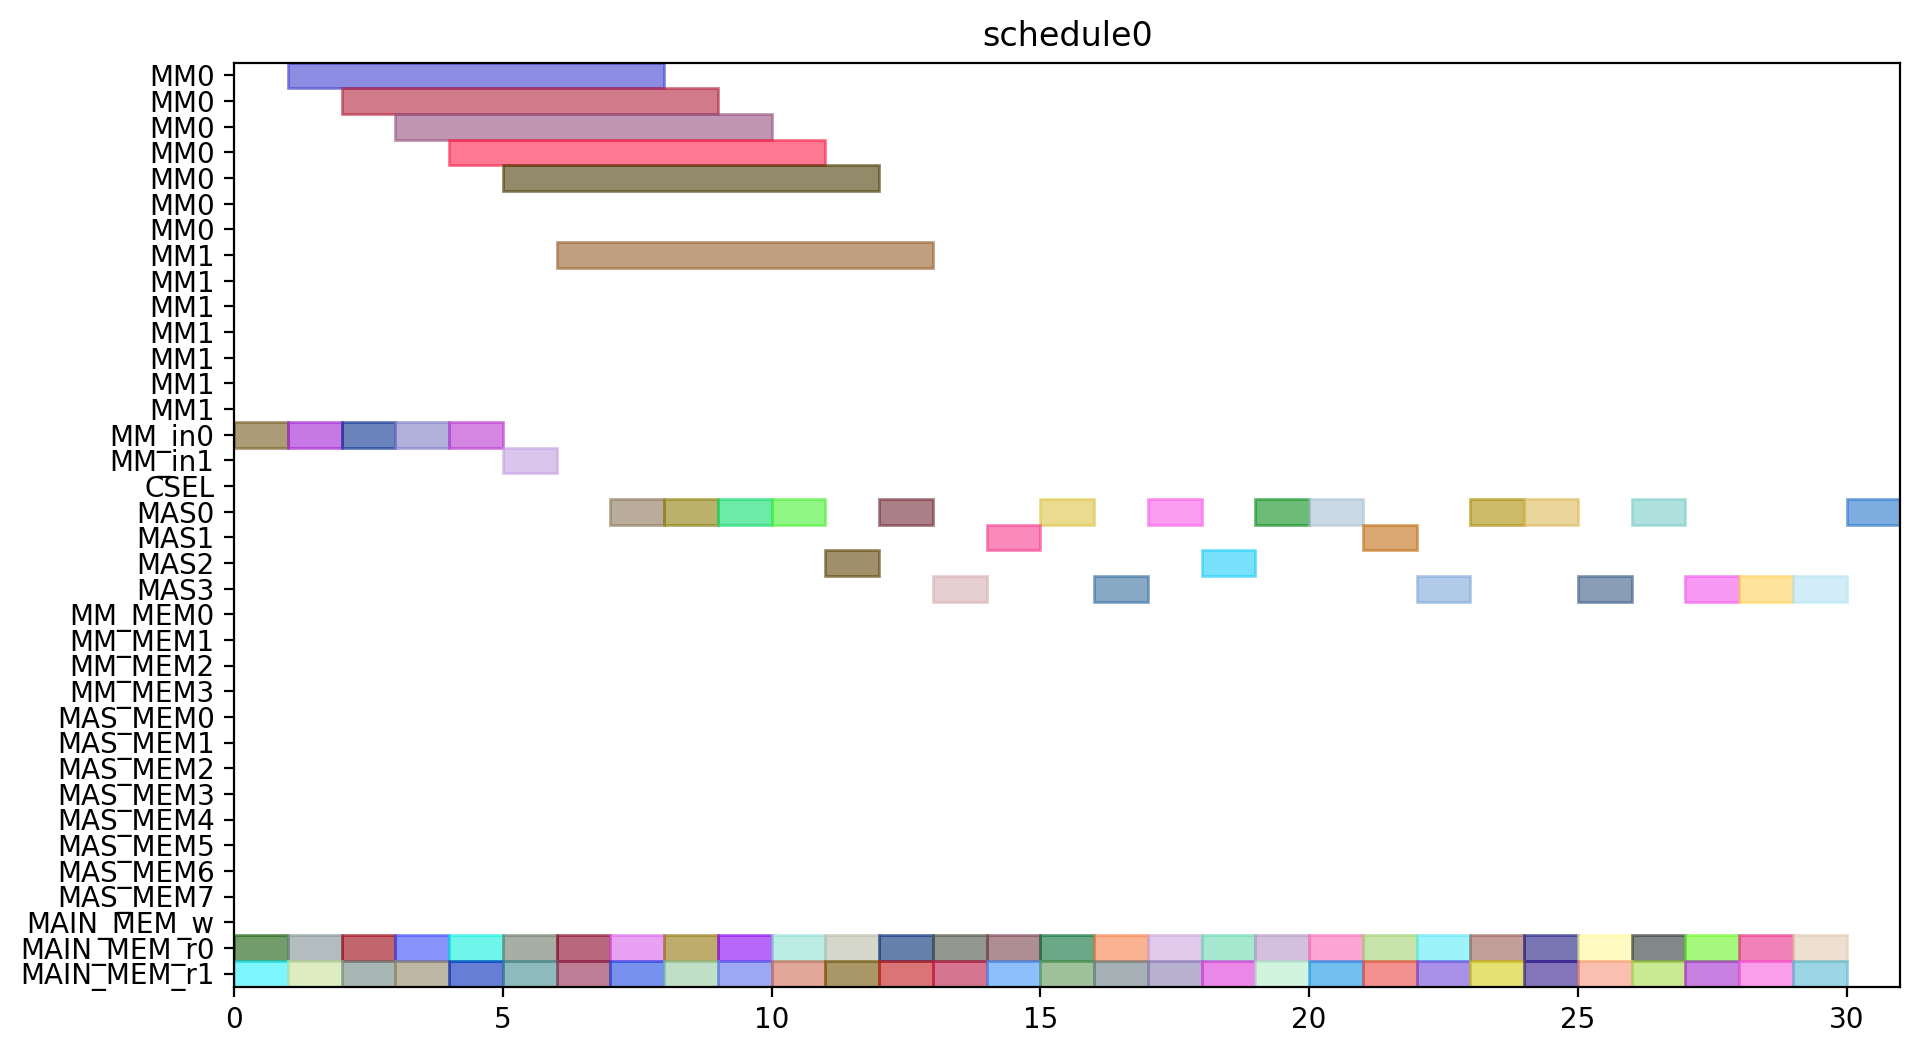

Here is the Python script that generated this plot:
from pyschedule import Scenario, solvers, plotters, alt


def solve():
	horizon = 120
	S = Scenario("schedule0", horizon=horizon)

	# resource
	MM = S.Resources('MM', num=2, size=7)
	MM_in = S.Resources('MM_in', num=2)
	CSEL = S.Resource('CSEL')
	MAS = S.Resources('MAS', num=4, size=1, periods=range(1, horizon))
	MM_MEM = S.Resources('MM_MEM', num=4)
	MAS_MEM = S.Resources('MAS_MEM', num=8)
	MAIN_MEM_w = S.Resource('MAIN_MEM_w', size=1)
	MAIN_MEM_r = S.Resources('MAIN_MEM_r', num=2)

	# result of previous scheduling

	# new tasks
	c_t0_a1_0 = S.Task('c_t0_a1_0', length=1, delay_cost=1)
	c_t0_a1_0 += alt(MAS)
	c_t0_a1_0_mem0 = S.Task('c_t0_a1_0_mem0', length=1, delay_cost=1)
	c_t0_a1_0_mem0 += MAIN_MEM_r[0]
	S += c_t0_a1_0_mem0 <= c_t0_a1_0

	c_t0_a1_0_mem1 = S.Task('c_t0_a1_0_mem1', length=1, delay_cost=1)
	c_t0_a1_0_mem1 += MAIN_MEM_r[1]
	S += c_t0_a1_0_mem1 <= c_t0_a1_0

	c_t0_a1_1 = S.Task('c_t0_a1_1', length=1, delay_cost=1)
	c_t0_a1_1 += alt(MAS)
	c_t0_a1_1_mem0 = S.Task('c_t0_a1_1_mem0', length=1, delay_cost=1)
	c_t0_a1_1_mem0 += MAIN_MEM_r[0]
	S += c_t0_a1_1_mem0 <= c_t0_a1_1

	c_t0_a1_1_mem1 = S.Task('c_t0_a1_1_mem1', length=1, delay_cost=1)
	c_t0_a1_1_mem1 += MAIN_MEM_r[1]
	S += c_t0_a1_1_mem1 <= c_t0_a1_1

	c_t0_t10 = S.Task('c_t0_t10', length=1, delay_cost=1)
	c_t0_t10 += alt(MAS)
	c_t0_t10_mem0 = S.Task('c_t0_t10_mem0', length=1, delay_cost=1)
	c_t0_t10_mem0 += MAIN_MEM_r[0]
	S += c_t0_t10_mem0 <= c_t0_t10

	c_t0_t10_mem1 = S.Task('c_t0_t10_mem1', length=1, delay_cost=1)
	c_t0_t10_mem1 += MAIN_MEM_r[1]
	S += c_t0_t10_mem1 <= c_t0_t10

	c_t0_t11 = S.Task('c_t0_t11', length=1, delay_cost=1)
	c_t0_t11 += alt(MAS)
	c_t0_t11_mem0 = S.Task('c_t0_t11_mem0', length=1, delay_cost=1)
	c_t0_t11_mem0 += MAIN_MEM_r[0]
	S += c_t0_t11_mem0 <= c_t0_t11

	c_t0_t11_mem1 = S.Task('c_t0_t11_mem1', length=1, delay_cost=1)
	c_t0_t11_mem1 += MAIN_MEM_r[1]
	S += c_t0_t11_mem1 <= c_t0_t11

	c_t0_t3_t0 = S.Task('c_t0_t3_t0', length=7, delay_cost=1)
	c_t0_t3_t0 += alt(MM)
	c_t0_t3_t0_in = S.Task('c_t0_t3_t0_in', length=1, delay_cost=1)
	c_t0_t3_t0_in += alt(MM_in)
	S += c_t0_t3_t0_in*MM_in[0]<=c_t0_t3_t0*MM[0]
	S += c_t0_t3_t0_in*MM_in[1]<=c_t0_t3_t0*MM[1]
	c_t0_t3_t0_mem0 = S.Task('c_t0_t3_t0_mem0', length=1, delay_cost=1)
	c_t0_t3_t0_mem0 += MAIN_MEM_r[0]
	S += c_t0_t3_t0_mem0 <= c_t0_t3_t0

	c_t0_t3_t0_mem1 = S.Task('c_t0_t3_t0_mem1', length=1, delay_cost=1)
	c_t0_t3_t0_mem1 += MAIN_MEM_r[1]
	S += c_t0_t3_t0_mem1 <= c_t0_t3_t0

	c_t0_t3_t1 = S.Task('c_t0_t3_t1', length=7, delay_cost=1)
	c_t0_t3_t1 += alt(MM)
	c_t0_t3_t1_in = S.Task('c_t0_t3_t1_in', length=1, delay_cost=1)
	c_t0_t3_t1_in += alt(MM_in)
	S += c_t0_t3_t1_in*MM_in[0]<=c_t0_t3_t1*MM[0]
	S += c_t0_t3_t1_in*MM_in[1]<=c_t0_t3_t1*MM[1]
	c_t0_t3_t1_mem0 = S.Task('c_t0_t3_t1_mem0', length=1, delay_cost=1)
	c_t0_t3_t1_mem0 += MAIN_MEM_r[0]
	S += c_t0_t3_t1_mem0 <= c_t0_t3_t1

	c_t0_t3_t1_mem1 = S.Task('c_t0_t3_t1_mem1', length=1, delay_cost=1)
	c_t0_t3_t1_mem1 += MAIN_MEM_r[1]
	S += c_t0_t3_t1_mem1 <= c_t0_t3_t1

	c_t0_t3_t2 = S.Task('c_t0_t3_t2', length=1, delay_cost=1)
	c_t0_t3_t2 += alt(MAS)
	c_t0_t3_t2_mem0 = S.Task('c_t0_t3_t2_mem0', length=1, delay_cost=1)
	c_t0_t3_t2_mem0 += MAIN_MEM_r[0]
	S += c_t0_t3_t2_mem0 <= c_t0_t3_t2

	c_t0_t3_t2_mem1 = S.Task('c_t0_t3_t2_mem1', length=1, delay_cost=1)
	c_t0_t3_t2_mem1 += MAIN_MEM_r[1]
	S += c_t0_t3_t2_mem1 <= c_t0_t3_t2

	c_t0_t3_t3 = S.Task('c_t0_t3_t3', length=1, delay_cost=1)
	c_t0_t3_t3 += alt(MAS)
	c_t0_t3_t3_mem0 = S.Task('c_t0_t3_t3_mem0', length=1, delay_cost=1)
	c_t0_t3_t3_mem0 += MAIN_MEM_r[0]
	S += c_t0_t3_t3_mem0 <= c_t0_t3_t3

	c_t0_t3_t3_mem1 = S.Task('c_t0_t3_t3_mem1', length=1, delay_cost=1)
	c_t0_t3_t3_mem1 += MAIN_MEM_r[1]
	S += c_t0_t3_t3_mem1 <= c_t0_t3_t3

	c_t1_a1_0 = S.Task('c_t1_a1_0', length=1, delay_cost=1)
	c_t1_a1_0 += alt(MAS)
	c_t1_a1_0_mem0 = S.Task('c_t1_a1_0_mem0', length=1, delay_cost=1)
	c_t1_a1_0_mem0 += MAIN_MEM_r[0]
	S += c_t1_a1_0_mem0 <= c_t1_a1_0

	c_t1_a1_0_mem1 = S.Task('c_t1_a1_0_mem1', length=1, delay_cost=1)
	c_t1_a1_0_mem1 += MAIN_MEM_r[1]
	S += c_t1_a1_0_mem1 <= c_t1_a1_0

	c_t1_a1_1 = S.Task('c_t1_a1_1', length=1, delay_cost=1)
	c_t1_a1_1 += alt(MAS)
	c_t1_a1_1_mem0 = S.Task('c_t1_a1_1_mem0', length=1, delay_cost=1)
	c_t1_a1_1_mem0 += MAIN_MEM_r[0]
	S += c_t1_a1_1_mem0 <= c_t1_a1_1

	c_t1_a1_1_mem1 = S.Task('c_t1_a1_1_mem1', length=1, delay_cost=1)
	c_t1_a1_1_mem1 += MAIN_MEM_r[1]
	S += c_t1_a1_1_mem1 <= c_t1_a1_1

	c_t1_t10 = S.Task('c_t1_t10', length=1, delay_cost=1)
	c_t1_t10 += alt(MAS)
	c_t1_t10_mem0 = S.Task('c_t1_t10_mem0', length=1, delay_cost=1)
	c_t1_t10_mem0 += MAIN_MEM_r[0]
	S += c_t1_t10_mem0 <= c_t1_t10

	c_t1_t10_mem1 = S.Task('c_t1_t10_mem1', length=1, delay_cost=1)
	c_t1_t10_mem1 += MAIN_MEM_r[1]
	S += c_t1_t10_mem1 <= c_t1_t10

	c_t1_t11 = S.Task('c_t1_t11', length=1, delay_cost=1)
	c_t1_t11 += alt(MAS)
	c_t1_t11_mem0 = S.Task('c_t1_t11_mem0', length=1, delay_cost=1)
	c_t1_t11_mem0 += MAIN_MEM_r[0]
	S += c_t1_t11_mem0 <= c_t1_t11

	c_t1_t11_mem1 = S.Task('c_t1_t11_mem1', length=1, delay_cost=1)
	c_t1_t11_mem1 += MAIN_MEM_r[1]
	S += c_t1_t11_mem1 <= c_t1_t11

	c_t1_t3_t0 = S.Task('c_t1_t3_t0', length=7, delay_cost=1)
	c_t1_t3_t0 += alt(MM)
	c_t1_t3_t0_in = S.Task('c_t1_t3_t0_in', length=1, delay_cost=1)
	c_t1_t3_t0_in += alt(MM_in)
	S += c_t1_t3_t0_in*MM_in[0]<=c_t1_t3_t0*MM[0]
	S += c_t1_t3_t0_in*MM_in[1]<=c_t1_t3_t0*MM[1]
	c_t1_t3_t0_mem0 = S.Task('c_t1_t3_t0_mem0', length=1, delay_cost=1)
	c_t1_t3_t0_mem0 += MAIN_MEM_r[0]
	S += c_t1_t3_t0_mem0 <= c_t1_t3_t0

	c_t1_t3_t0_mem1 = S.Task('c_t1_t3_t0_mem1', length=1, delay_cost=1)
	c_t1_t3_t0_mem1 += MAIN_MEM_r[1]
	S += c_t1_t3_t0_mem1 <= c_t1_t3_t0

	c_t1_t3_t1 = S.Task('c_t1_t3_t1', length=7, delay_cost=1)
	c_t1_t3_t1 += alt(MM)
	c_t1_t3_t1_in = S.Task('c_t1_t3_t1_in', length=1, delay_cost=1)
	c_t1_t3_t1_in += alt(MM_in)
	S += c_t1_t3_t1_in*MM_in[0]<=c_t1_t3_t1*MM[0]
	S += c_t1_t3_t1_in*MM_in[1]<=c_t1_t3_t1*MM[1]
	c_t1_t3_t1_mem0 = S.Task('c_t1_t3_t1_mem0', length=1, delay_cost=1)
	c_t1_t3_t1_mem0 += MAIN_MEM_r[0]
	S += c_t1_t3_t1_mem0 <= c_t1_t3_t1

	c_t1_t3_t1_mem1 = S.Task('c_t1_t3_t1_mem1', length=1, delay_cost=1)
	c_t1_t3_t1_mem1 += MAIN_MEM_r[1]
	S += c_t1_t3_t1_mem1 <= c_t1_t3_t1

	c_t1_t3_t2 = S.Task('c_t1_t3_t2', length=1, delay_cost=1)
	c_t1_t3_t2 += alt(MAS)
	c_t1_t3_t2_mem0 = S.Task('c_t1_t3_t2_mem0', length=1, delay_cost=1)
	c_t1_t3_t2_mem0 += MAIN_MEM_r[0]
	S += c_t1_t3_t2_mem0 <= c_t1_t3_t2

	c_t1_t3_t2_mem1 = S.Task('c_t1_t3_t2_mem1', length=1, delay_cost=1)
	c_t1_t3_t2_mem1 += MAIN_MEM_r[1]
	S += c_t1_t3_t2_mem1 <= c_t1_t3_t2

	c_t1_t3_t3 = S.Task('c_t1_t3_t3', length=1, delay_cost=1)
	c_t1_t3_t3 += alt(MAS)
	c_t1_t3_t3_mem0 = S.Task('c_t1_t3_t3_mem0', length=1, delay_cost=1)
	c_t1_t3_t3_mem0 += MAIN_MEM_r[0]
	S += c_t1_t3_t3_mem0 <= c_t1_t3_t3

	c_t1_t3_t3_mem1 = S.Task('c_t1_t3_t3_mem1', length=1, delay_cost=1)
	c_t1_t3_t3_mem1 += MAIN_MEM_r[1]
	S += c_t1_t3_t3_mem1 <= c_t1_t3_t3

	c_t2_a1_0 = S.Task('c_t2_a1_0', length=1, delay_cost=1)
	c_t2_a1_0 += alt(MAS)
	c_t2_a1_0_mem0 = S.Task('c_t2_a1_0_mem0', length=1, delay_cost=1)
	c_t2_a1_0_mem0 += MAIN_MEM_r[0]
	S += c_t2_a1_0_mem0 <= c_t2_a1_0

	c_t2_a1_0_mem1 = S.Task('c_t2_a1_0_mem1', length=1, delay_cost=1)
	c_t2_a1_0_mem1 += MAIN_MEM_r[1]
	S += c_t2_a1_0_mem1 <= c_t2_a1_0

	c_t2_a1_1 = S.Task('c_t2_a1_1', length=1, delay_cost=1)
	c_t2_a1_1 += alt(MAS)
	c_t2_a1_1_mem0 = S.Task('c_t2_a1_1_mem0', length=1, delay_cost=1)
	c_t2_a1_1_mem0 += MAIN_MEM_r[0]
	S += c_t2_a1_1_mem0 <= c_t2_a1_1

	c_t2_a1_1_mem1 = S.Task('c_t2_a1_1_mem1', length=1, delay_cost=1)
	c_t2_a1_1_mem1 += MAIN_MEM_r[1]
	S += c_t2_a1_1_mem1 <= c_t2_a1_1

	c_t2_t10 = S.Task('c_t2_t10', length=1, delay_cost=1)
	c_t2_t10 += alt(MAS)
	c_t2_t10_mem0 = S.Task('c_t2_t10_mem0', length=1, delay_cost=1)
	c_t2_t10_mem0 += MAIN_MEM_r[0]
	S += c_t2_t10_mem0 <= c_t2_t10

	c_t2_t10_mem1 = S.Task('c_t2_t10_mem1', length=1, delay_cost=1)
	c_t2_t10_mem1 += MAIN_MEM_r[1]
	S += c_t2_t10_mem1 <= c_t2_t10

	c_t2_t11 = S.Task('c_t2_t11', length=1, delay_cost=1)
	c_t2_t11 += alt(MAS)
	c_t2_t11_mem0 = S.Task('c_t2_t11_mem0', length=1, delay_cost=1)
	c_t2_t11_mem0 += MAIN_MEM_r[0]
	S += c_t2_t11_mem0 <= c_t2_t11

	c_t2_t11_mem1 = S.Task('c_t2_t11_mem1', length=1, delay_cost=1)
	c_t2_t11_mem1 += MAIN_MEM_r[1]
	S += c_t2_t11_mem1 <= c_t2_t11

	c_t2_t3_t0 = S.Task('c_t2_t3_t0', length=7, delay_cost=1)
	c_t2_t3_t0 += alt(MM)
	c_t2_t3_t0_in = S.Task('c_t2_t3_t0_in', length=1, delay_cost=1)
	c_t2_t3_t0_in += alt(MM_in)
	S += c_t2_t3_t0_in*MM_in[0]<=c_t2_t3_t0*MM[0]
	S += c_t2_t3_t0_in*MM_in[1]<=c_t2_t3_t0*MM[1]
	c_t2_t3_t0_mem0 = S.Task('c_t2_t3_t0_mem0', length=1, delay_cost=1)
	c_t2_t3_t0_mem0 += MAIN_MEM_r[0]
	S += c_t2_t3_t0_mem0 <= c_t2_t3_t0

	c_t2_t3_t0_mem1 = S.Task('c_t2_t3_t0_mem1', length=1, delay_cost=1)
	c_t2_t3_t0_mem1 += MAIN_MEM_r[1]
	S += c_t2_t3_t0_mem1 <= c_t2_t3_t0

	c_t2_t3_t1 = S.Task('c_t2_t3_t1', length=7, delay_cost=1)
	c_t2_t3_t1 += alt(MM)
	c_t2_t3_t1_in = S.Task('c_t2_t3_t1_in', length=1, delay_cost=1)
	c_t2_t3_t1_in += alt(MM_in)
	S += c_t2_t3_t1_in*MM_in[0]<=c_t2_t3_t1*MM[0]
	S += c_t2_t3_t1_in*MM_in[1]<=c_t2_t3_t1*MM[1]
	c_t2_t3_t1_mem0 = S.Task('c_t2_t3_t1_mem0', length=1, delay_cost=1)
	c_t2_t3_t1_mem0 += MAIN_MEM_r[0]
	S += c_t2_t3_t1_mem0 <= c_t2_t3_t1

	c_t2_t3_t1_mem1 = S.Task('c_t2_t3_t1_mem1', length=1, delay_cost=1)
	c_t2_t3_t1_mem1 += MAIN_MEM_r[1]
	S += c_t2_t3_t1_mem1 <= c_t2_t3_t1

	c_t2_t3_t2 = S.Task('c_t2_t3_t2', length=1, delay_cost=1)
	c_t2_t3_t2 += alt(MAS)
	c_t2_t3_t2_mem0 = S.Task('c_t2_t3_t2_mem0', length=1, delay_cost=1)
	c_t2_t3_t2_mem0 += MAIN_MEM_r[0]
	S += c_t2_t3_t2_mem0 <= c_t2_t3_t2

	c_t2_t3_t2_mem1 = S.Task('c_t2_t3_t2_mem1', length=1, delay_cost=1)
	c_t2_t3_t2_mem1 += MAIN_MEM_r[1]
	S += c_t2_t3_t2_mem1 <= c_t2_t3_t2

	c_t2_t3_t3 = S.Task('c_t2_t3_t3', length=1, delay_cost=1)
	c_t2_t3_t3 += alt(MAS)
	c_t2_t3_t3_mem0 = S.Task('c_t2_t3_t3_mem0', length=1, delay_cost=1)
	c_t2_t3_t3_mem0 += MAIN_MEM_r[0]
	S += c_t2_t3_t3_mem0 <= c_t2_t3_t3

	c_t2_t3_t3_mem1 = S.Task('c_t2_t3_t3_mem1', length=1, delay_cost=1)
	c_t2_t3_t3_mem1 += MAIN_MEM_r[1]
	S += c_t2_t3_t3_mem1 <= c_t2_t3_t3

	c_t3000 = S.Task('c_t3000', length=1, delay_cost=1)
	c_t3000 += alt(MAS)
	c_t3000_mem0 = S.Task('c_t3000_mem0', length=1, delay_cost=1)
	c_t3000_mem0 += MAIN_MEM_r[0]
	S += c_t3000_mem0 <= c_t3000

	c_t3000_mem1 = S.Task('c_t3000_mem1', length=1, delay_cost=1)
	c_t3000_mem1 += MAIN_MEM_r[1]
	S += c_t3000_mem1 <= c_t3000

	c_t3001 = S.Task('c_t3001', length=1, delay_cost=1)
	c_t3001 += alt(MAS)
	c_t3001_mem0 = S.Task('c_t3001_mem0', length=1, delay_cost=1)
	c_t3001_mem0 += MAIN_MEM_r[0]
	S += c_t3001_mem0 <= c_t3001

	c_t3001_mem1 = S.Task('c_t3001_mem1', length=1, delay_cost=1)
	c_t3001_mem1 += MAIN_MEM_r[1]
	S += c_t3001_mem1 <= c_t3001

	c_t3010 = S.Task('c_t3010', length=1, delay_cost=1)
	c_t3010 += alt(MAS)
	c_t3010_mem0 = S.Task('c_t3010_mem0', length=1, delay_cost=1)
	c_t3010_mem0 += MAIN_MEM_r[0]
	S += c_t3010_mem0 <= c_t3010

	c_t3010_mem1 = S.Task('c_t3010_mem1', length=1, delay_cost=1)
	c_t3010_mem1 += MAIN_MEM_r[1]
	S += c_t3010_mem1 <= c_t3010

	c_t3011 = S.Task('c_t3011', length=1, delay_cost=1)
	c_t3011 += alt(MAS)
	c_t3011_mem0 = S.Task('c_t3011_mem0', length=1, delay_cost=1)
	c_t3011_mem0 += MAIN_MEM_r[0]
	S += c_t3011_mem0 <= c_t3011

	c_t3011_mem1 = S.Task('c_t3011_mem1', length=1, delay_cost=1)
	c_t3011_mem1 += MAIN_MEM_r[1]
	S += c_t3011_mem1 <= c_t3011

	c_t4000 = S.Task('c_t4000', length=1, delay_cost=1)
	c_t4000 += alt(MAS)
	c_t4000_mem0 = S.Task('c_t4000_mem0', length=1, delay_cost=1)
	c_t4000_mem0 += MAIN_MEM_r[0]
	S += c_t4000_mem0 <= c_t4000

	c_t4000_mem1 = S.Task('c_t4000_mem1', length=1, delay_cost=1)
	c_t4000_mem1 += MAIN_MEM_r[1]
	S += c_t4000_mem1 <= c_t4000

	c_t4001 = S.Task('c_t4001', length=1, delay_cost=1)
	c_t4001 += alt(MAS)
	c_t4001_mem0 = S.Task('c_t4001_mem0', length=1, delay_cost=1)
	c_t4001_mem0 += MAIN_MEM_r[0]
	S += c_t4001_mem0 <= c_t4001

	c_t4001_mem1 = S.Task('c_t4001_mem1', length=1, delay_cost=1)
	c_t4001_mem1 += MAIN_MEM_r[1]
	S += c_t4001_mem1 <= c_t4001

	solvers.mip.solve(S,msg=1,kind='CPLEX',ratio_gap=1.01)

	solution = [['hoge']*len(S.solution()[1]) for i in range(len(S.solution()))]
	for i in range(len(S.solution())):
		for j in range(len(S.solution()[i])):
			solution[i][j]=str(S.solution()[i][j])
	print(solution)

	cycles = int(solution[-1][3])

	pic_file_name = "/home/mfukuda/ABE/multiRAM_multiMAS_16mux/scheduling_result/stage7MM2_stage1MAS4/SQR/schedule0.png"
	if(S.solution() != []):
		plotters.matplotlib.plot(S,img_filename=pic_file_name, show_task_labels=False, fig_size=(cycles*0.25+3, 6))

	return solution
